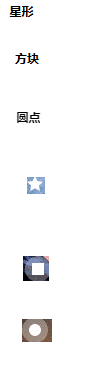
#> input picture resource/templates.bmp, 86 x 368 px
$ python load_templates.py
#> lines starting #> are read from the running program, lines starting #| are printed output that depends on the picture
import numpy as np
from matplotlib import pyplot as plt
from skimage import io
import os

"""
加载模板
"""
tem = io.imread(os.path.join(os.path.dirname(__file__), "../resource/templates.bmp"))
#> tem is the input picture: shape (368, 86, 3); mean R, G, B 246.6, 246.4, 246.9

tem_body = []


def load_tems():
    # 加载字符
    CHAR_SIZE = 30
    i = 0
    while i < tem.shape[0]:
        j = 0
        while j < tem.shape[1] and i < tem.shape[0]:
            if tuple(tem[i][j]) != (255, 255, 255):
                tem_body.append(
                    tem[max(i - CHAR_SIZE // 4, 0):min(i + CHAR_SIZE, tem.shape[0]),
                    max(j - CHAR_SIZE // 4, 0):min(j + CHAR_SIZE, tem.shape[1])])
                i += 30
                j += 30
            else:
                j += 1
        i += 1
#> after the loop, i = 368; tem_body = 6 items


def strip(body):
    max_x = body.shape[0] - 1
    min_x = 0
    max_y = body.shape[1] - 1
    min_y = 0
    while not np.any(np.subtract(body[max_x, :].reshape(-1), 255)):
        max_x -= 1
    while not np.any(np.subtract(body[:, max_y].reshape(-1), 255)):
        max_y -= 1
    while not np.any(np.subtract(body[min_x, :].reshape(-1), 255)):
        min_x += 1
    while not np.any(np.subtract(body[min_y, :].reshape(-1), 255)):
        min_y += 1
    return body[min_x:max_x, min_y:max_y], min_x, min_y


def better(body, want):
    # 只显示字符的黑色部分
    body, _, _ = strip(body)
    max_y = 0
    min_y = body.shape[1]
    max_x = 0
    min_x = body.shape[0]
    not_want = np.array([255, 255, 255]) - want
    for i in range(body.shape[0]):
        for j in range(body.shape[1]):
            if np.linalg.norm(body[i][j] - want) < 100:
                min_y = min(min_y, j)
                max_y = max(max_y, j)
                min_x = min(min_x, i)
                max_x = max(max_x, i)
                body[i][j] = want
            else:
                body[i][j] = not_want
    return body[min_x:max_x, min_y:max_y]


load_tems()
for index, body in enumerate(tem_body):
    tem_body[index] = better(body, [0, 0, 0] if index < 3 else [255, 255, 255])
#> this loop made 6 passes
#> not_want in better on passes 1 to 6: [255, 255, 255], [255, 255, 255], [255, 255, 255], [0, 0, 0], [0, 0, 0], [0, 0, 0]

if __name__ == '__main__':
    for i in tem_body:
        print(i.shape)
        io.imshow(i)
        plt.show()
#> this loop made 6 passes
#| (9, 22, 3)
#| (9, 18, 3)
#| (10, 21, 3)
#| (13, 13, 3)
#| (11, 11, 3)
#| (11, 11, 3)
#> pass 1, `plt.show()`:
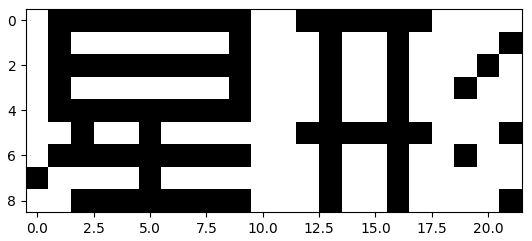
#> figure drawn by matplotlib, 1 panel
#> pass 2, `plt.show()`:
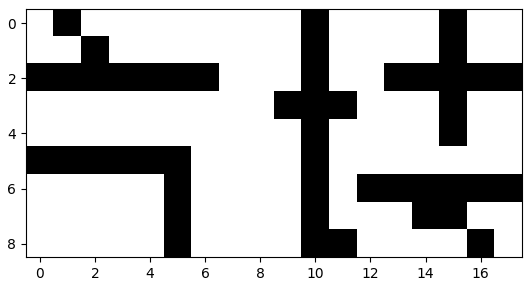
#> figure drawn by matplotlib, 1 panel
